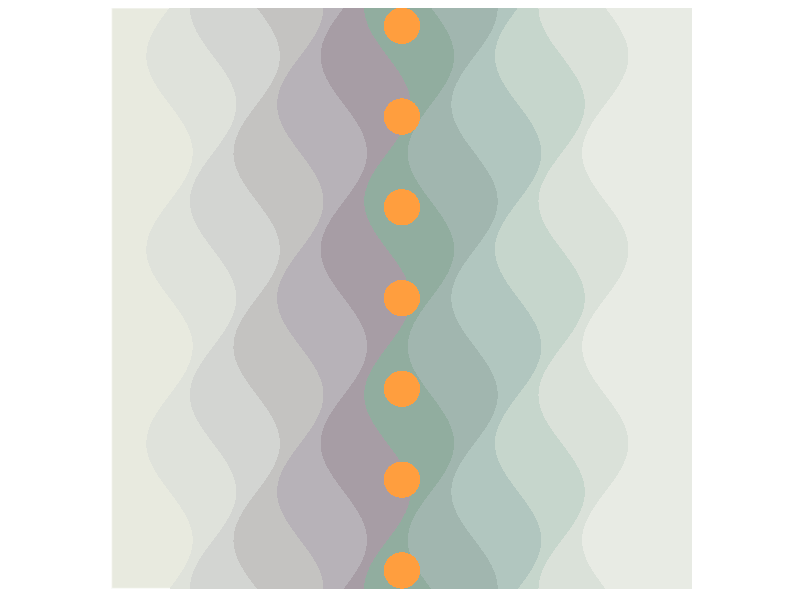
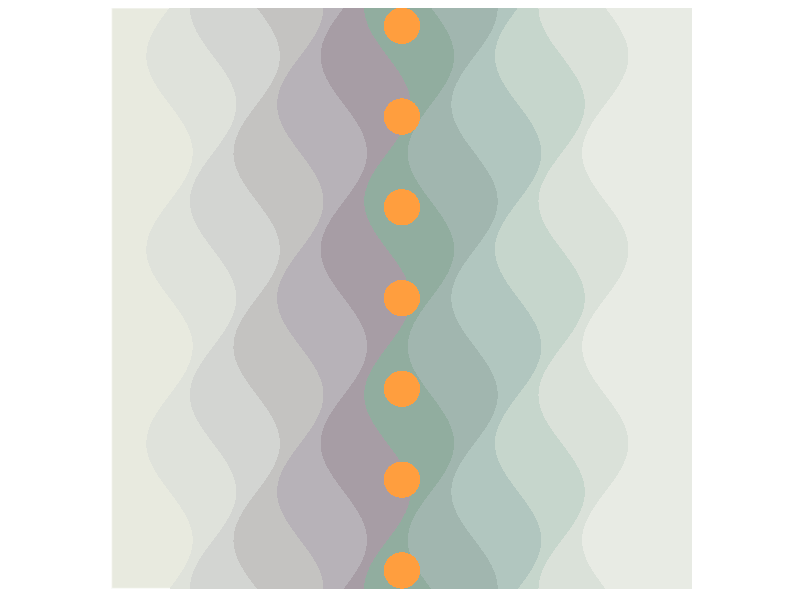

Source code (R) for these figures, in order:
## ---- chunk 1
library(tidyverse)

## ---- chunk 2

colors<-c(
          "#dfe2db",
          "#d3d5d2",
          "#c4c3c1",
          "#b7b2b8",
          "#a79da5",
          "#91ad9f",
          "#a1b6af",
          "#b1c6bf",
          "#c6d6cc",
          "#dae1d9",
          "#e8ebe4"
          )

g<-ggplot()+ theme(panel.background = element_rect(fill='#e8eadf', colour='white'),
                   panel.grid.major = element_blank(),
                   panel.grid.minor = element_blank())


circle.pos<-data.frame(
  x<-sin(seq(0, 2*pi, length=100))*1/16,
  y<-cos(seq(0, 2*pi, length=100))*1/16
)


positions1<-data.frame(
  y=c(-1,seq(-1,1, length.out=100),1),
  x=c(1,sin(seq(-4*pi,2*pi, length.out = 100))*.08, 1)-.8
  )
positions2<-data.frame(
  y=c(-1,seq(-1,1, length.out=100),1),
  x=c(1,sin(seq(-4.5*pi,1.5*pi, length.out = 100))*.08, 1)-.65
  )
positions3<-data.frame(
  y=c(-1,seq(-1,1, length.out=100),1),
  x=c(1,sin(seq(-5*pi,1*pi, length.out = 100))*.08, 1)-.50
  )
positions4<-data.frame(
  y=c(-1,seq(-1,1, length.out=100),1),
  x=c(1,sin(seq(-5.5*pi,.5*pi, length.out = 100))*.08, 1)-.35
  )
positions5<-data.frame(
  y=c(-1,seq(-1,1, length.out=100),1),
  x=c(1,sin(seq(-6*pi,0*pi, length.out = 100))*.08, 1)-.2
  )
positions6<-data.frame(
  y=c(-1,seq(-1,1, length.out=100),1),
  x=c(1,sin(seq(-6.5*pi,-.5*pi, length.out = 100))*.08, 1)-.05
  )
positions7<-data.frame(
  y=c(-1,seq(-1,1, length.out=100),1),
  x=c(.5,sin(seq(-7*pi,-1*pi, length.out = 100))*.08, .5)+.1
  )
positions8<-data.frame(
  y=c(-1,seq(-1,1, length.out=100),1),
  x=c(.5,sin(seq(-7.5*pi,-1.5*pi, length.out = 100))*.08, .5)+.25
  )
positions9<-data.frame(
  y=c(-1,seq(-1,1, length.out=100),1),
  x=c(.5,sin(seq(-8*pi,-2*pi, length.out = 100))*.08, .5)+.4
  )
positions10<-data.frame(
  y=c(-1,seq(-1,1, length.out=100),1),
  x=c(.25,sin(seq(-8.5*pi,-2.5*pi, length.out = 100))*.08, .25)+.55
  )
positions11<-data.frame(
  y=c(-1,seq(-1,1, length.out=100),1),
  x=c(.3,sin(seq(-9*pi,-3*pi, length.out = 100))*.08, .3)+.7
  )
g<-g+
  geom_polygon(data=positions1, 
               aes(x=x, y=y), 
               fill=colors[1])+
  geom_polygon(data=positions2, 
               aes(x=x, y=y), 
               fill=colors[2])+
  geom_polygon(data=positions3, 
               aes(x=x, y=y), 
               fill=colors[3])+
  geom_polygon(data=positions4, 
               aes(x=x, y=y), 
               fill=colors[4])+
  geom_polygon(data=positions5, 
               aes(x=x, y=y), 
               fill=colors[5])+
  geom_polygon(data=positions6, 
               aes(x=x, y=y), 
               fill=colors[6])+
  geom_polygon(data=positions7, 
               aes(x=x, y=y), 
               fill=colors[7])+
  geom_polygon(data=positions8, 
               aes(x=x, y=y), 
               fill=colors[8])+
  geom_polygon(data=positions9, 
               aes(x=x, y=y), 
               fill=colors[9])+
  geom_polygon(data=positions10, 
               aes(x=x, y=y), 
               fill=colors[10])+
    geom_polygon(data=positions11, 
               aes(x=x, y=y), 
               fill=colors[11])+
  geom_polygon(data=circle.pos,
               aes(x=x, y=y),
               fill="#ff9e3e")+
  geom_polygon(data=circle.pos,
               aes(x=x, y=y+5/16),
               fill="#ff9e3e")+
  geom_polygon(data=circle.pos,
               aes(x=x, y=y-5/16),
               fill="#ff9e3e")+
  geom_polygon(data=circle.pos,
               aes(x=x, y=y-10/16),
               fill="#ff9e3e")+
  geom_polygon(data=circle.pos,
               aes(x=x, y=y+10/16),
               fill="#ff9e3e")+
  geom_polygon(data=circle.pos,
               aes(x=x, y=y-15/16),
               fill="#ff9e3e")+
  geom_polygon(data=circle.pos,
               aes(x=x, y=y+15/16),
               fill="#ff9e3e")+
  coord_fixed()+
  scale_x_continuous(limits = c(-1,1), expand = c(0, 0)) +
  scale_y_continuous(limits = c(-1,1), expand = c(0, 0))+
  theme(axis.title.x=element_blank(),
        axis.text.x=element_blank(),
        axis.ticks.x=element_blank(),
        axis.title.y=element_blank(),
        axis.text.y=element_blank(),
        axis.ticks.y=element_blank())

g

png("Twilight_wave_colors.png", width =5, height =5, units='in', res=400)
g
dev.off()
